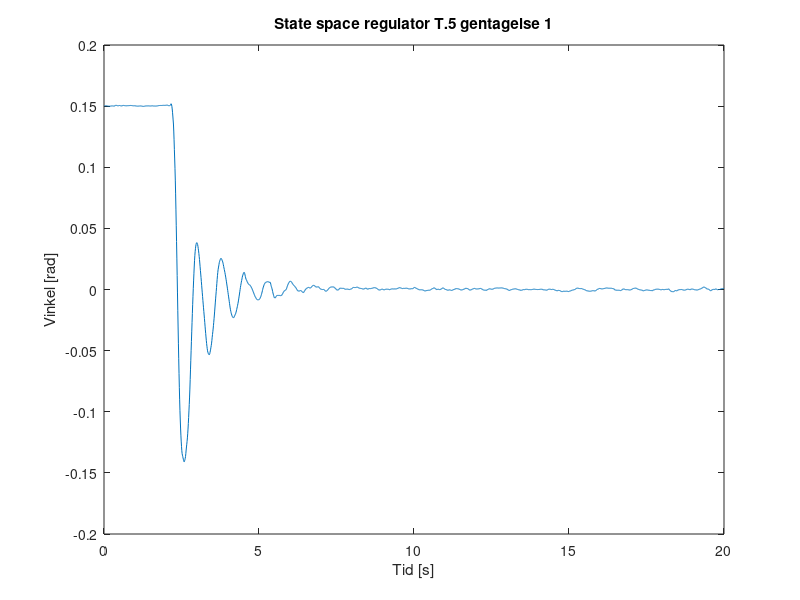

Source code (MATLAB): (Note: this script raises an error after producing the figure.)
clc
clear all
close all

load('dataState.mat');

realdata=[dataState(1:37454)];

n=2000;
for i = 1:n
    tid(i) = 0.01 * i;
end





data(:,1)=realdata(1:2000);
data(:,2)=realdata(3401:5400);
data(:,3)=realdata(6651:8650);
data(:,4)=realdata(9701:11700);
data(:,5)=realdata(14101:16100);
data(:,6)=realdata(17401:19400);
data(:,7)=realdata(20801:22800);
data(:,8)=realdata(23901:25900);
data(:,9)=realdata(27351:29350);
data(:,10)=realdata(30651:32650);

for i = 1:10
    dataFilt(1,i) = data(1,i);
    dataFilt(2,i) = (data(1,i) + data(2,i))/2;
end

for i = 1:10
    for ii=1:1998
        dataFilt(ii+2,i)=(data(ii,i)+data(ii+1,i)+data(ii+2,i))/3;
    end
end


temp = zeros(10);

for i=1:10
    for ii=1001:2000
        temp(i) = temp(i) + dataFilt(ii,i);
    end
end


offset = temp/1000;

for i=1:10
    figure(i);
    plot(tid,dataFilt(:,i)-offset(i));
    a=sprintf('State space regulator T.5 gentagelse %d',i);
    title(a)
    ylabel("Vinkel [rad]");
    xlabel("Tid [s]");
    yline(0.0175);
    yline(-0.0175);
end



%plot(data);

